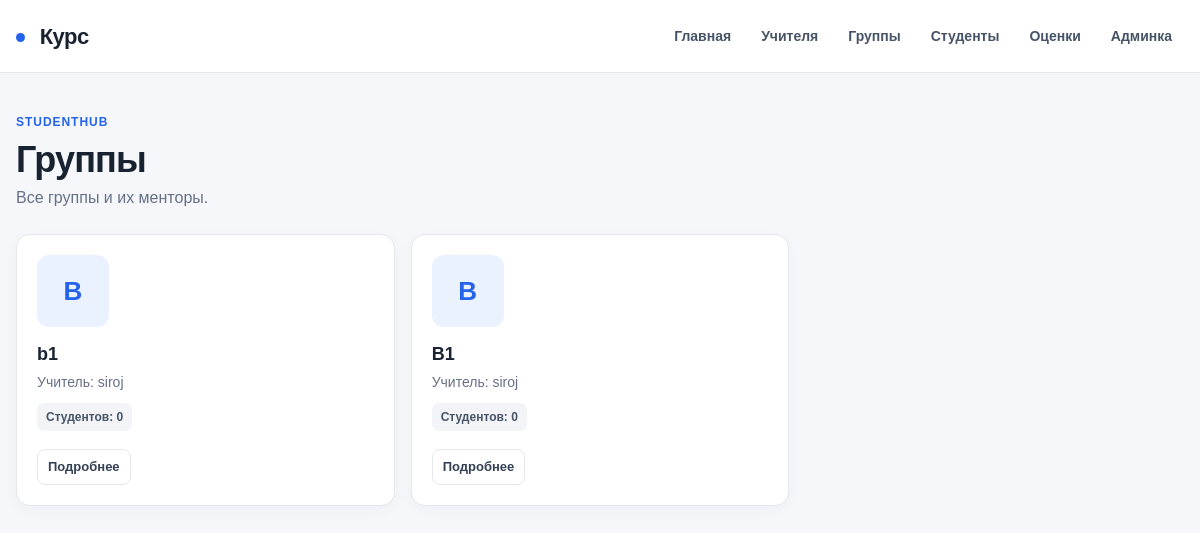
The app's page /groups/ with its own data.
### exam/models.py (models this page shows, shortened)
class Group(models.Model):
    name = models.CharField(max_length=200, verbose_name='Название группы')
    mentor = models.ForeignKey(
        Teacher,
        on_delete=models.SET_NULL,
        null=True,
        blank=True,
        related_name='groups',
        verbose_name='Ментор'
    )
    created_at = models.DateTimeField(auto_now_add=True, verbose_name='Дата создания')
    class Meta:
        verbose_name="Группа"
        verbose_name_plural="Группы"

class Teacher(models.Model):
    DIRECTIONS = [
        ('backend', 'Back-End'),
        ('frontend', 'Front-End'),
        ('smm', 'SMM'),
    ]
    name = models.CharField(max_length=200, verbose_name='Имя')
    direction = models.CharField(max_length=20, choices=DIRECTIONS, verbose_name='Направление')
    class Meta:
        verbose_name="Учители"
        verbose_name_plural="Учителя"

### exam/views.py (the view)
# urls.py: path('groups/', views.group_list, name='group_list'),
def group_list(request):
    return render(request, 'group_list.html', {'groups': Group.objects.all()})

### exam/templates/group_list.html (shortened to what this page needs)
{% extends 'base.html' %}
{% block content %}
<div class="page-heading">
    <div>
        <span class="eyebrow">StudentHub</span>
        <h1>Группы</h1>
        <p>Все группы и их менторы.</p>
    </div>
</div>
<div class="students">
    {% for group in groups %}
        <article class="student-card">
            <div class="student-avatar student-avatar-placeholder">{{ group.name|first|upper }}</div>
            <div class="student-info">
                <h3>{{ group.name }}</h3>
                <p>{% if group.mentor %}Учитель: {{ group.mentor.name }}{% else %}Учитель не назначен{% endif %}</p>
                <span class="group-badge">Студентов: {{ group.students.count }}</span>
            </div>
            <div class="card-actions">
                <a href="{% url 'group_detail' group.id %}" class="card-link">Подробнее</a>
            </div>
        </article>
    {% empty %}
        <div class="empty-state">
            <h3>Групп пока нет</h3>
            <p>Группы добавляются через админ-панель.</p>
        </div>
    {% endfor %}
</div>
{% endblock %}

### exam/static/css/style.css (style rules this page uses)
:root { --bg: #f5f7fb; --surface: #ffffff; --surface-soft: #f8fafc; --text: #182230; --muted: #667085; --border: #e4e7ec; --primary: #2563eb; --primary-dark: #1d4ed8; --primary-soft: #eff6ff; --danger: #dc2626; --danger-soft: #fef2f2; --shadow: 0 8px 24px rgba(15, 23, 42, .06); }
* { box-sizing: border-box; margin: 0; padding: 0; }
html { scroll-behavior: smooth; }
body { min-height: 100vh; background: var(--bg); color: var(--text); font-family: Arial, Helvetica, sans-serif; line-height: 1.5; }
a { color: inherit; text-decoration: none; }
button, a, input, select { -webkit-tap-highlight-color: transparent; }
h1, h2, h3, p { overflow-wrap: anywhere; }
h1 { font-size: 36px; line-height: 1.15; letter-spacing: -.8px; }
h3 { font-size: 18px; line-height: 1.25; }
p { color: var(--muted); }
.eyebrow { display: inline-block; margin-bottom: 8px; color: var(--primary); font-size: 12px; font-weight: 800; letter-spacing: .08em; text-transform: uppercase; }
.section-heading, .page-heading { display: flex; align-items: flex-end; justify-content: space-between; gap: 20px; margin-bottom: 18px; }
.students { display: grid; grid-template-columns: repeat(3, minmax(0, 1fr)); gap: 16px; }
.student-card { min-width: 0; display: flex; flex-direction: column; padding: 20px; border: 1px solid var(--border); border-radius: 14px; background: var(--surface); box-shadow: 0 4px 16px rgba(15, 23, 42, .04); }
.student-card > img.student-avatar, .student-avatar { width: 72px; height: 72px; flex: 0 0 72px; margin-bottom: 16px; border-radius: 12px; object-fit: cover; background: #eaf2ff; }
.student-avatar-placeholder { display: grid; place-items: center; color: var(--primary); font-size: 26px; font-weight: 800; }
.student-info h3, .student-card h2 { margin-bottom: 6px; }
.student-info p { margin-bottom: 10px; font-size: 14px; }
.group-badge { display: inline-flex; width: fit-content; max-width: 100%; padding: 5px 9px; border-radius: 7px; background: #f2f4f7; color: #475467; font-size: 12px; font-weight: 700; }
.card-actions { display: flex; flex-wrap: wrap; gap: 8px; margin-top: auto; padding-top: 18px; }
.card-link { display: inline-flex; align-items: center; min-height: 36px; padding: 0 10px; border: 1px solid var(--border); border-radius: 8px; color: #344054; font-size: 13px; font-weight: 700; }
.page-heading { align-items: center; margin-bottom: 24px; }
.page-heading > div p { margin-top: 6px; }

### records on screen
Group: name|first "B", name "b1", mentor.name "siroj", students.count "0"
Group: name|first "B", name "B1", mentor.name "siroj", students.count "0"
